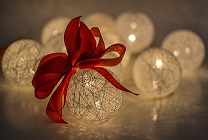
#> input picture python/dataimage/211216/bb.jpg, 208 x 140 px
$ python ex02.py
#> lines starting #> are read from the running program, lines starting #| are printed output that depends on the picture; long printed decimals are rounded
import cv2

img = cv2.imread('bb.jpg')
#> img is the input picture: shape (140, 208, 3); mean B, G, R 60, 87.6, 124.2

print(img.shape)
#| (140, 208, 3)
w=img.shape[0]/2
#> w = 70
h=img.shape[1]/2
#> h = 104

M = cv2.getRotationMatrix2D(center=(w,h),angle=-30,scale=0.5)
print(M)
#| [[ 0.433  -0.25       65.689]
#|  [ 0.25        0.433  41.467  ]]
dst = cv2.warpAffine(img,M,(img.shape[0],img.shape[1]))
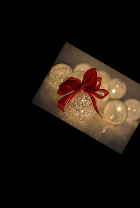
#> dst: shape (208, 140, 3); mean B, G, R 14.4, 21.2, 30.2
cv2.imshow('title', dst)
cv2.waitKey(0)
